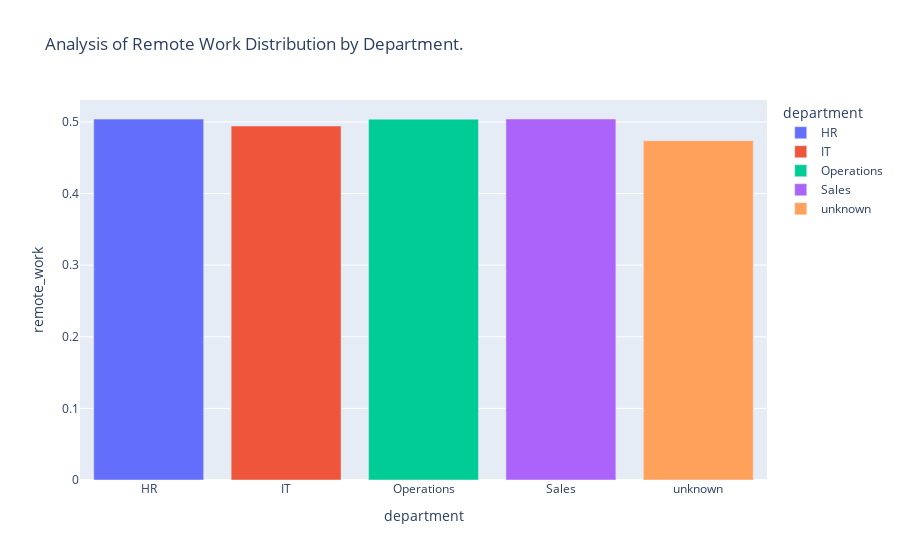

The cell this chart's notebook holds for it:
### Code cell
fig = px.bar(
    hiii,
    x='department',
    y='remote_work',
    title='Analysis of Remote Work Distribution by Department.',
    color='department'
)
fig.show()

### Figure 1 — Plotly figure (JSON) as saved in the notebook; plotly's stock layout.template omitted (floating-point values rounded to 4 significant figures)
{"data": [{"hovertemplate": "department=%{x}<br>remote_work=%{y}<extra></extra>", "legendgroup": "HR", "marker": {"color": "#636efa", "pattern": {"shape": ""}}, "name": "HR", "orientation": "v", "showlegend": true, "textposition": "auto", "type": "bar", "x": ["HR"], "xaxis": "x", "y": [0.5039], "yaxis": "y"}, {"hovertemplate": "department=%{x}<br>remote_work=%{y}<extra></extra>", "legendgroup": "IT", "marker": {"color": "#EF553B", "pattern": {"shape": ""}}, "name": "IT", "orientation": "v", "showlegend": true, "textposition": "auto", "type": "bar", "x": ["IT"], "xaxis": "x", "y": [0.4942], "yaxis": "y"}, {"hovertemplate": "department=%{x}<br>remote_work=%{y}<extra></extra>", "legendgroup": "Operations", "marker": {"color": "#00cc96", "pattern": {"shape": ""}}, "name": "Operations", "orientation": "v", "showlegend": true, "textposition": "auto", "type": "bar", "x": ["Operations"], "xaxis": "x", "y": [0.5038], "yaxis": "y"}, {"hovertemplate": "department=%{x}<br>remote_work=%{y}<extra></extra>", "legendgroup": "Sales", "marker": {"color": "#ab63fa", "pattern": {"shape": ""}}, "name": "Sales", "orientation": "v", "showlegend": true, "textposition": "auto", "type": "bar", "x": ["Sales"], "xaxis": "x", "y": [0.504], "yaxis": "y"}, {"hovertemplate": "department=%{x}<br>remote_work=%{y}<extra></extra>", "legendgroup": "unknown", "marker": {"color": "#FFA15A", "pattern": {"shape": ""}}, "name": "unknown", "orientation": "v", "showlegend": true, "textposition": "auto", "type": "bar", "x": ["unknown"], "xaxis": "x", "y": [0.4737], "yaxis": "y"}], "layout": {"barmode": "relative", "legend": {"title": {"text": "department"}, "tracegroupgap": 0}, "title": {"text": "Analysis of Remote Work Distribution by Department."}, "xaxis": {"anchor": "y", "categoryarray": ["HR", "IT", "Operations", "Sales", "unknown"], "categoryorder": "array", "domain": [0, 1], "title": {"text": "department"}}, "yaxis": {"anchor": "x", "domain": [0, 1], "title": {"text": "remote_work"}}}}
